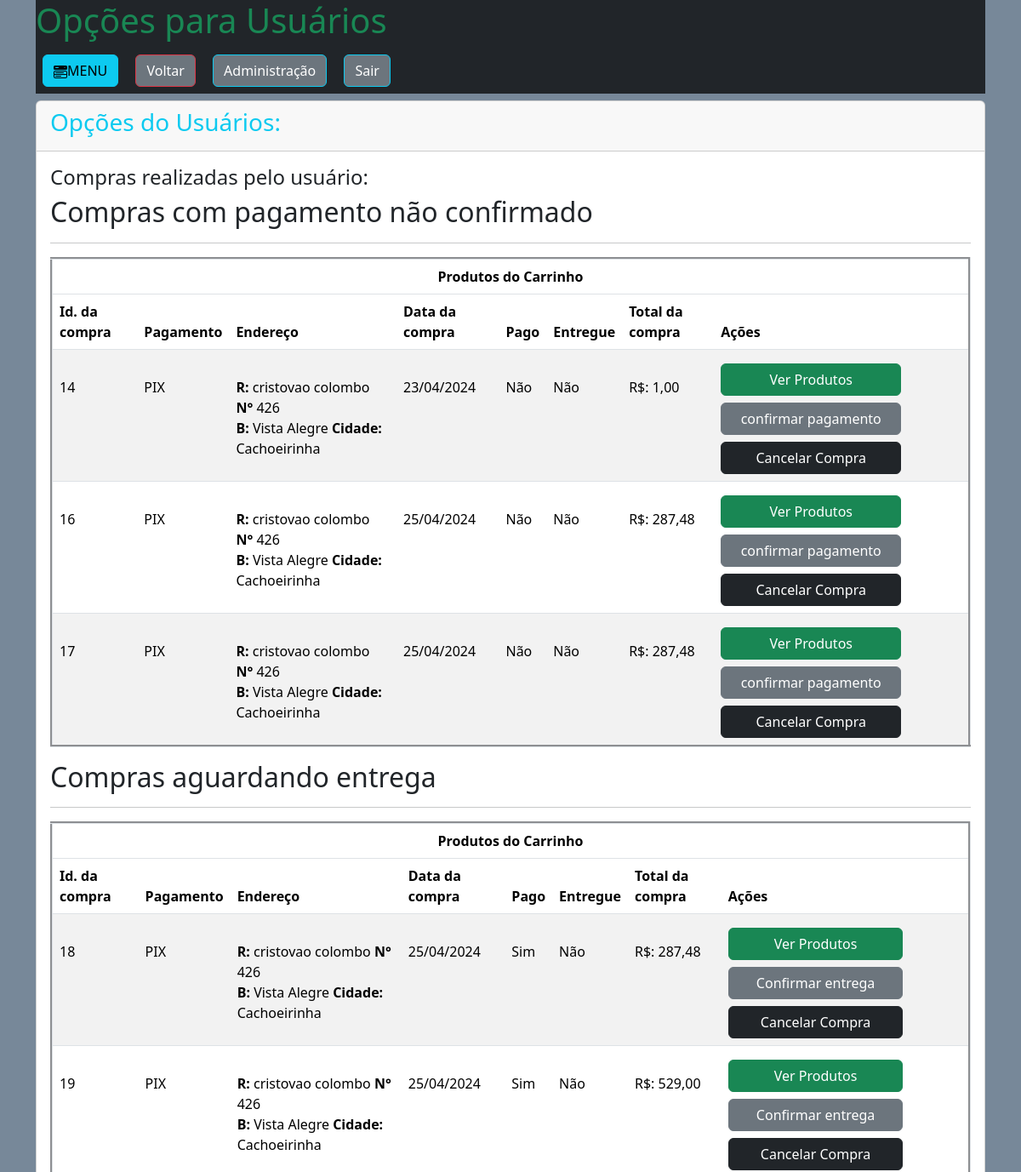
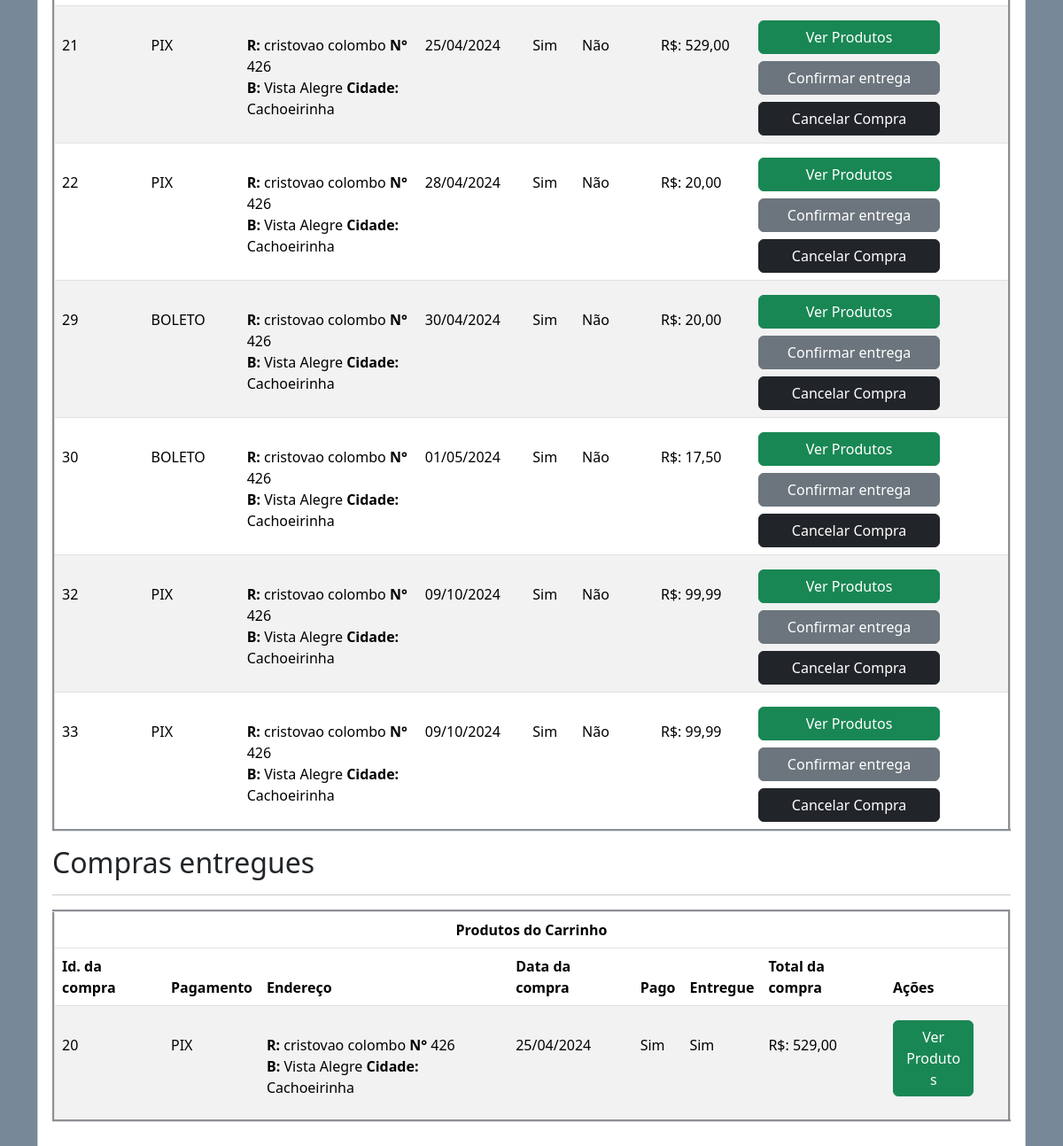
The page /administrador/usuarios/compras_us.php?id_usuario=6 on the database its author committed (2 pictures, top to bottom).
### tables this page shows
CREATE TABLE `compras` (
  `id_compra` int(11) NOT NULL,
  `id_usuario` int(11) NOT NULL,
  `id_endereco` int(11) NOT NULL,
  `data` datetime NOT NULL,
  `total` double(10,2) NOT NULL,
  `autorizado` int(1) NOT NULL,
  `sel_entrega` int(1) NOT NULL,
  `entregue` int(1) NOT NULL,
  `pagamento` varchar(30) NOT NULL,
  `parcelas` int(3) NOT NULL
);

CREATE TABLE `endereco_usuario` (
  `id_endereco` int(11) NOT NULL,
  `id_usuario` int(11) NOT NULL,
  `CEP` varchar(9) NOT NULL,
  `logradouro` varchar(120) NOT NULL,
  `bairro` varchar(60) NOT NULL,
  `cidade` varchar(60) NOT NULL,
  `UF` varchar(2) NOT NULL,
  `numero` int(6) NOT NULL,
  `complemento` varchar(60) NOT NULL,
  `ponto_referencia` varchar(100) NOT NULL,
  `retirada_com` varchar(100) NOT NULL,
  `telefone_entrega` varchar(15) NOT NULL
);

### administrador/usuarios/compras_us.php (the view, shortened to what this page needs)
<?php
require_once '../../database.php';
require_once '../../verifica_session.php';
if(!empty($_GET['id_usuario'])){
	$id_usuario = $_GET['id_usuario'];
	$sql = "SELECT * FROM compras WHERE id_usuario = '".$id_usuario."'";
	$consulta = $conexao->query($sql);
$dados_a = $consulta->fetchALL(PDO::FETCH_ASSOC);}
?>
<!doctype html>
<html lang="pt-br">
  <head>
    <link href="https://cdn.jsdelivr.net/npm/bootstrap@5.3.3/dist/css/bootstrap.min.css" rel="stylesheet">
	<link rel="stylesheet" href="../../css/modal.css">
</head>
  <body style="background: #778899">
  <div class="container">
				<div class="bg-dark"><h1 class="text-success">
				</h1>
				<button type="button" class="btn btn-info m-2" data-toggle="modal" data-target="#exampleModal">
			MENU
				</button>
				<?php echo '<a class="btn btn-secondary border-danger m-2" href="us_opcoes.php?id_usuario='.$id_usuario.'">Voltar</a>'; ?>
				<a class="btn btn-secondary border-info m-2" href="../menu_admin.php">Administração</a>
				<a href="../../sair.php" class="btn btn-secondary border-info m-2">Sair</a>
				</div>
	<div class="card mt-2">
	<div class="card-header">
	<h3 class="text-info">Opções do Usuários: </h3>
	</div>
	<div class="card-body">
	<h4 class="text">Compras realizadas pelo usuário: </h4>
	<h2>Compras com pagamento não confirmado</h2><hr>
<?php
$cont=0;
foreach($dados_a as $d_1){
if($d_1['autorizado'] == 0){ $cont += 1;}
}
if($cont > 0){
	  echo '<table class="table table-striped mt-2" border="3">
                <thead>
                    <tr align="center">
                        <th colspan="8">Produtos do Carrinho</th>
                    </tr>
                    <tr>
                        <th>Id. da compra</th>
                        <th>Pagamento</th>
                        <th>Endereço</th>
                        <th>Data da compra</th>
                        <th>Pago</th>
                        <th>Entregue</th>
                        <th>Total da compra</th>
                        <th>Ações</th>
                    </tr>
                </thead>
                <tbody>';
                foreach ($dados_a as $d_2){
                $id_compra = $d_2['id_compra'];
		if($d_2['autorizado'] == 0 && $d_2['entregue'] == 0 ){
                $sql = "SELECT * FROM compras  WHERE id_compra = ?";
                $consulta = $conexao->prepare($sql);
                $consulta->execute(array($id_compra));
                $dados = $consulta->fetch(PDO::FETCH_ASSOC);
                $data = $d_2['data'];
                $total= $d_2['total'];
                $autorizado= $d_2['autorizado'];
				if($autorizado == 0){ $pago = 'Não';
				}else{
					$pago = 'Sim';
				}
                $entregue= $dados['entregue'];
				if($entregue == 0){ $ent = 'Não';
				}else{
					$ent = 'Sim';
				}
				$pagamento= $d_2['pagamento'];
				$id_endereco = $d_2['id_endereco'];
				$sqlend = "SELECT * FROM endereco_usuario WHERE id_endereco = '".$id_endereco."'";
				$consultaend = $conexao->query($sqlend);
				$dados_end = $consultaend->fetch(PDO::FETCH_ASSOC);
				$endereco = '<strong>R:</strong> '.$dados_end['logradouro'].' <strong>N°</strong> '.$dados_end['numero'].'<br><strong>B: </strong>'.$dados_end['bairro'].' <strong>Cidade:</strong> '.$dados_end['cidade'].'';
			    echo '<tr style="height: 110px">
                <td><P class="mt-4">'.$id_compra.'</P></td>
                <td><P class="mt-4">'.$pagamento.'</P></td>
                <td><P class="mt-4">'.$endereco.'</P></td>
                <td><P class="mt-4">'.date_format(new DateTime($data),"d/m/Y").'</P></td>
                <td><P class="mt-4">'.$pago.'</P></td>
                <td><P class="mt-4">'.$ent.'</P></td>
                <td><P class="mt-4"> R$: '.number_format($total,2,',','.').'</P></td>
                <td><a class="btn btn-success w-75 mt-2" href="?ver_pr_compra='.$id_compra.'&id_usuario='.$id_usuario.'">Ver Produtos</a>
                <a class="btn btn-secondary w-75 mt-2" href="?confirma_pgt='.$id_compra.'&id_usuario='.$id_usuario.'">confirmar pagamento</a>
                <a class="btn btn-dark mt-2 w-75" href="?cancelar_compra='.$id_compra.'&id_usuario='.$id_usuario.'">Cancelar Compra</a></td></tr>';
				}}}else{ echo '<h3 class="alert alert-secondary text-center">Nenhum produto pendente de aprovação de pagamento</h3>';}
	echo '</tbody></table>';
?>
<h2>Compras aguardando entrega</h2><hr>
<?php
$cont_ent=0;
foreach($dados_a as $d_1){
if($d_1['autorizado'] == 1 && $d_1['entregue'] == 0){ $cont_ent += 1;}
}
if($cont_ent > 0){
	  echo '<table class="table table-striped mt-2" border="3">
                <thead>
                    <tr align="center">
                        <th colspan="8">Produtos do Carrinho</th>
                    </tr>
                    <tr>
                        <th>Id. da compra</th>
                        <th>Pagamento</th>
                        <th>Endereço</th>
                        <th>Data da compra</th>
                        <th>Pago</th>
                        <th>Entregue</th>
                        <th>Total da compra</th>
                        <th>Ações</th>
                    </tr>
                </thead>
                <tbody>';
                foreach ($dados_a as $d_2){
		$id_compra = $d_2['id_compra'];
		if($d_2['autorizado'] == 1 && $d_2['entregue'] == 0 ){
                $sql = "SELECT * FROM compras WHERE id_compra = ?";
                $consulta = $conexao->prepare($sql);
                $consulta->execute(array($id_compra));
                $dados = $consulta->fetch(PDO::FETCH_ASSOC);
                $data = $d_2['data'];
                $total= $d_2['total'];
                $autorizado= $d_2['autorizado'];
				if($autorizado == 0){ $pago = 'Não';
				}else{
					$pago = 'Sim';
				}
                $entregue= $dados['entregue'];
				if($entregue == 0){ $ent = 'Não';
				}else{
					$ent = 'Sim';
				}
				$pagamento= $d_2['pagamento'];
				$id_endereco = $d_2['id_endereco'];
				$sqlend = "SELECT * FROM endereco_usuario WHERE id_endereco = '".$id_endereco."'";
				$consultaend = $conexao->query($sqlend);
				$dados_end = $consultaend->fetch(PDO::FETCH_ASSOC);
				$endereco = '<strong>R:</strong> '.$dados_end['logradouro'].' <strong>N°</strong> '.$dados_end['numero'].'<br><strong>B: </strong>'.$dados_end['bairro'].' <strong>Cidade:</strong> '.$dados_end['cidade'].'';
			    echo '<tr style="height: 110px">
                <td><P class="mt-4">'.$id_compra.'</P></td>
                <td><P class="mt-4">'.$pagamento.'</P></td>
                <td><P class="mt-4">'.$endereco.'</P></td>
                <td><P class="mt-4">'.date_format(new DateTime($data),"d/m/Y").'</P></td>
                <td><P class="mt-4">'.$pago.'</P></td>
                <td><P class="mt-4">'.$ent.'</P></td>
                <td><P class="mt-4"> R$: '.number_format($total,2,',','.').'</P></td>
                <td><a class="btn btn-success w-75 mt-2" href="?ver_pr_compra='.$id_compra.'&id_usuario='.$id_usuario.'">Ver Produtos</a>
                <a class="btn btn-secondary w-75 mt-2" href="?entrega='.$id_compra.'&id_usuario='.$id_usuario.'">Confirmar entrega</a>
                <a class="btn btn-dark mt-2 w-75" href="?cancelar_compra='.$id_compra.'&id_usuario='.$id_usuario.'">Cancelar Compra</a></td></tr>
';
				}}}else{ echo '<h3 class="alert alert-secondary text-center">Nenhum produto pendente de entrega</h3>';}
	echo '</tbody></table>';
	?>
<h2>Compras entregues</h2><hr>
<?php
$cont_faturado=0;
foreach($dados_a as $d_1){
if($d_1['autorizado'] == 1 && $d_1['entregue'] == 1){ $cont_faturado += 1;}
}
if($cont_faturado > 0){
	  echo '<table class="table table-striped mt-2" border="3">
                <thead>
                    <tr align="center">
                        <th colspan="8">Produtos do Carrinho</th>
                    </tr>
                    <tr>
                        <th>Id. da compra</th>
                        <th>Pagamento</th>
                        <th>Endereço</th>
                        <th>Data da compra</th>
                        <th>Pago</th>
                        <th>Entregue</th>
                        <th>Total da compra</th>
                        <th>Ações</th>
                    </tr>
                </thead>
                <tbody>';
                foreach ($dados_a as $d_2){
		$id_compra = $d_2['id_compra'];
		if($d_2['autorizado'] == 1 && $d_2['entregue'] == 1 ){
                $sql = "SELECT * FROM compras WHERE id_compra = ?";
                $consulta = $conexao->prepare($sql);
                $consulta->execute(array($id_compra));
                $dados = $consulta->fetch(PDO::FETCH_ASSOC);
                $data = $d_2['data'];
                $total= $d_2['total'];
                $autorizado= $d_2['autorizado'];
				if($autorizado == 0){ $pago = 'Não';
				}else{
					$pago = 'Sim';
				}
                $entregue= $dados['entregue'];
				if($entregue == 0){ $ent = 'Não';
				}else{
					$ent = 'Sim';
				}
				$pagamento= $d_2['pagamento'];
				$id_endereco = $d_2['id_endereco'];
				$sqlend = "SELECT * FROM endereco_usuario WHERE id_endereco = '".$id_endereco."'";
				$consultaend = $conexao->query($sqlend);
				$dados_end = $consultaend->fetch(PDO::FETCH_ASSOC);
				$endereco = '<strong>R:</strong> '.$dados_end['logradouro'].' <strong>N°</strong> '.$dados_end['numero'].'<br><strong>B: </strong>'.$dados_end['bairro'].' <strong>Cidade:</strong> '.$dados_end['cidade'].'';
			    echo '<tr style="height: 110px">
                <td><P class="mt-4">'.$id_compra.'</P></td>
                <td><P class="mt-4">'.$pagamento.'</P></td>
                <td><P class="mt-4">'.$endereco.'</P></td>
                <td><P class="mt-4">'.date_format(new DateTime($data),"d/m/Y").'</P></td>
                <td><P class="mt-4">'.$pago.'</P></td>
                <td><P class="mt-4">'.$ent.'</P></td>
                <td><P class="mt-4"> R$: '.number_format($total,2,',','.').'</P></td>
                <td><a class="btn btn-success w-75 mt-2" href="?ver_pr_compra='.$id_compra.'&id_usuario='.$id_usuario.'">Ver Produtos</a>
                </td></tr>
';
				}}}else{ echo '<h3 class="alert alert-secondary text-center">Nenhuma compra efetuada ou entregue</h3>';}
	echo '</tbody></table>';
	?>
</div>
	</div>
	</div>

### rows shown on the page
compras: id_compra "14", pagamento "PIX", id_endereco.logradouro "cristovao colombo", id_endereco.numero "426", id_endereco.bairro "Vista Alegre", id_endereco.cidade "Cachoeirinha", data "23/04/2024", autorizado "Não", entregue "Não", total "1,00"
compras: id_compra "16", pagamento "PIX", id_endereco.logradouro "cristovao colombo", id_endereco.numero "426", id_endereco.bairro "Vista Alegre", id_endereco.cidade "Cachoeirinha", data "25/04/2024", autorizado "Não", entregue "Não", total "287,48"
compras: id_compra "17", pagamento "PIX", id_endereco.logradouro "cristovao colombo", id_endereco.numero "426", id_endereco.bairro "Vista Alegre", id_endereco.cidade "Cachoeirinha", data "25/04/2024", autorizado "Não", entregue "Não", total "287,48"
compras: id_compra "18", pagamento "PIX", id_endereco.logradouro "cristovao colombo", id_endereco.numero "426", id_endereco.bairro "Vista Alegre", id_endereco.cidade "Cachoeirinha", data "25/04/2024", autorizado "Sim", entregue "Não", total "287,48"
compras: id_compra "19", pagamento "PIX", id_endereco.logradouro "cristovao colombo", id_endereco.numero "426", id_endereco.bairro "Vista Alegre", id_endereco.cidade "Cachoeirinha", data "25/04/2024", autorizado "Sim", entregue "Não", total "529,00"
compras: id_compra "21", pagamento "PIX", id_endereco.logradouro "cristovao colombo", id_endereco.numero "426", id_endereco.bairro "Vista Alegre", id_endereco.cidade "Cachoeirinha", data "25/04/2024", autorizado "Sim", entregue "Não", total "529,00"
compras: id_compra "22", pagamento "PIX", id_endereco.logradouro "cristovao colombo", id_endereco.numero "426", id_endereco.bairro "Vista Alegre", id_endereco.cidade "Cachoeirinha", data "28/04/2024", autorizado "Sim", entregue "Não", total "20,00"
compras: id_compra "29", pagamento "BOLETO", id_endereco.logradouro "cristovao colombo", id_endereco.numero "426", id_endereco.bairro "Vista Alegre", id_endereco.cidade "Cachoeirinha", data "30/04/2024", autorizado "Sim", entregue "Não", total "20,00"
compras: id_compra "30", pagamento "BOLETO", id_endereco.logradouro "cristovao colombo", id_endereco.numero "426", id_endereco.bairro "Vista Alegre", id_endereco.cidade "Cachoeirinha", data "01/05/2024", autorizado "Sim", entregue "Não", total "17,50"
compras: id_compra "32", pagamento "PIX", id_endereco.logradouro "cristovao colombo", id_endereco.numero "426", id_endereco.bairro "Vista Alegre", id_endereco.cidade "Cachoeirinha", data "09/10/2024", autorizado "Sim", entregue "Não", total "99,99"
compras: id_compra "33", pagamento "PIX", id_endereco.logradouro "cristovao colombo", id_endereco.numero "426", id_endereco.bairro "Vista Alegre", id_endereco.cidade "Cachoeirinha", data "09/10/2024", autorizado "Sim", entregue "Não", total "99,99"
compras: id_compra "20", pagamento "PIX", id_endereco.logradouro "cristovao colombo", id_endereco.numero "426", id_endereco.bairro "Vista Alegre", id_endereco.cidade "Cachoeirinha", data "25/04/2024", autorizado "Sim", entregue "Sim", total "529,00"
